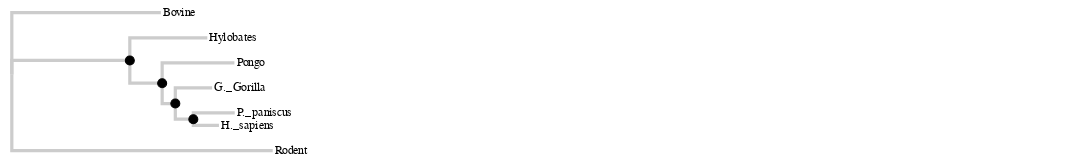

The code cell stored with this chart in its notebook:
### Code cell
# Initialize a Vega Tree object.
vt = VegaTree(df)

# Display the tree.
vt.display()

### Figure 1 — Vega specification as saved in the notebook (floating-point values rounded to 4 significant figures)
{"$schema": "https://vega.github.io/schema/vega/v3.json", "data": [{"name": "tree", "transform": [{"key": "id", "parentKey": "parent", "type": "stratify"}, {"as": ["y0", "x0", "depth0", "children0"], "method": "cluster", "size": [{"signal": "height"}, {"signal": "width - 100"}], "type": "tree"}, {"as": ["y", "x", "depth", "children"], "method": "cluster", "size": [{"signal": "height"}, {"signal": "width - 100"}], "type": "tree"}, {"as": "x", "expr": "datum.distance * branchScale", "type": "formula"}, {"as": "y", "expr": "datum.y0 * (heightScale / 100)", "type": "formula"}], "values": [{"children": 3, "children0": 3, "depth": 0, "depth0": 0, "distance": 0, "id": "0", "length": 0, "parent": null, "type": "root", "uid": "cdMNOGUz5t", "x": 0, "x0": 0, "y": 63.44, "y0": 63.44}, {"children": 0, "children0": 0, "depth": 1, "depth0": 1, "distance": 0.6939, "id": "Bovine", "length": 0.6939, "parent": "0", "type": "leaf", "uid": "FiQKIZDOzl", "x": 69.39, "x0": 900, "y": 5.833, "y0": 5.833}, {"children": 2, "children0": 2, "depth": 1, "depth0": 1, "distance": 0.5494, "id": "1", "length": 0.5494, "parent": "0", "type": "node", "uid": "bF3AdoXcYB", "x": 54.94, "x0": 180.0, "y": 50.31, "y0": 50.31}, {"children": 0, "children0": 0, "depth": 2, "depth0": 2, "distance": 0.9102, "id": "Hylobates", "length": 0.3608, "parent": "1", "type": "leaf", "uid": "1iK4F1eN8a", "x": 91.02, "x0": 900, "y": 29.17, "y0": 29.17}, {"children": 2, "children0": 2, "depth": 2, "depth0": 2, "distance": 0.7, "id": "2", "length": 0.1506, "parent": "1", "type": "node", "uid": "S2b9aJt4gG", "x": 70.0, "x0": 360, "y": 71.46, "y0": 71.46}, {"children": 0, "children0": 0, "depth": 3, "depth0": 3, "distance": 1.036, "id": "Pongo", "length": 0.3364, "parent": "2", "type": "leaf", "uid": "UHcSb6lwiq", "x": 103.6, "x0": 900, "y": 52.5, "y0": 52.5}, {"children": 2, "children0": 2, "depth": 3, "depth0": 3, "distance": 0.7612, "id": "3", "length": 0.06124, "parent": "2", "type": "node", "uid": "T5fj50TgtH", "x": 76.12, "x0": 540, "y": 90.42, "y0": 90.42}, {"children": 0, "children0": 0, "depth": 4, "depth0": 4, "distance": 0.9327, "id": "G._Gorilla", "length": 0.1715, "parent": "3", "type": "leaf", "uid": "kTyPjICL5d", "x": 93.27, "x0": 900, "y": 75.83, "y0": 75.83}, {"children": 2, "children0": 2, "depth": 4, "depth0": 4, "distance": 0.8451, "id": "4", "length": 0.08386, "parent": "3", "type": "node", "uid": "V6PdSr0z3x", "x": 84.51, "x0": 720, "y": 105, "y0": 105}, {"children": 0, "children0": 0, "depth": 5, "depth0": 5, "distance": 1.038, "id": "P._paniscus", "length": 0.1927, "parent": "4", "type": "leaf", "uid": "YLWt9Ia3zd", "x": 103.8, "x0": 900, "y": 99.17, "y0": 99.17}, {"children": 0, "children0": 0, "depth": 5, "depth0": 5, "distance": 0.9643, "id": "H._sapiens", "length": 0.1193, "parent": "4", "type": "leaf", "uid": "pZL5x2BORG", "x": 96.43, "x0": 900, "y": 110.8, "y0": 110.8}, {"children": 0, "children0": 0, "depth": 1, "depth0": 1, "distance": 1.215, "id": "Rodent", "length": 1.215, "parent": "0", "type": "leaf", "uid": "in6lcFc9dy", "x": 121.5, "x0": 900, "y": 134.2, "y0": 134.2}]}, {"name": "links", "source": "tree", "transform": [{"key": "id", "type": "treelinks"}, {"orient": "horizontal", "shape": "orthogonal", "type": "linkpath"}]}, {"name": "nodes", "source": "tree", "transform": [{"expr": "datum.type == 'node'", "type": "filter"}]}, {"name": "leaves", "source": "tree", "transform": [{"expr": "datum.type == 'leaf'", "type": "filter"}]}], "height": 140, "marks": [{"encode": {"update": {"path": {"field": "path"}, "stroke": {"value": "#ccc"}, "strokeWidth": {"value": 3}}}, "from": {"data": "links"}, "type": "path"}, {"encode": {"enter": {"size": {"value": 70}, "stroke": {"value": "#000"}}, "update": {"fill": {"value": "#000"}, "x": {"field": "x"}, "y": {"field": "y"}}}, "from": {"data": "nodes"}, "name": "ancestor", "type": "symbol"}, {"encode": {"enter": {"fill": {"value": "#000"}, "text": {"field": "id"}}, "update": {"dx": {"value": 2}, "dy": {"value": 3}, "x": {"field": "x"}, "y": {"field": "y"}}}, "from": {"data": "leaves"}, "type": "text"}], "padding": 5, "scales": [{"domain": {"data": "tree", "field": "depth"}, "name": "color", "range": {"scheme": "magma"}, "type": "sequential", "zero": true}], "signals": [{"bind": {"input": "range", "max": 500, "min": 0, "step": 50}, "name": "branchScale", "value": 200}, {"bind": {"input": "range", "max": 100, "min": 0, "step": 5}, "name": "heightScale", "value": 100}], "width": 1000}
